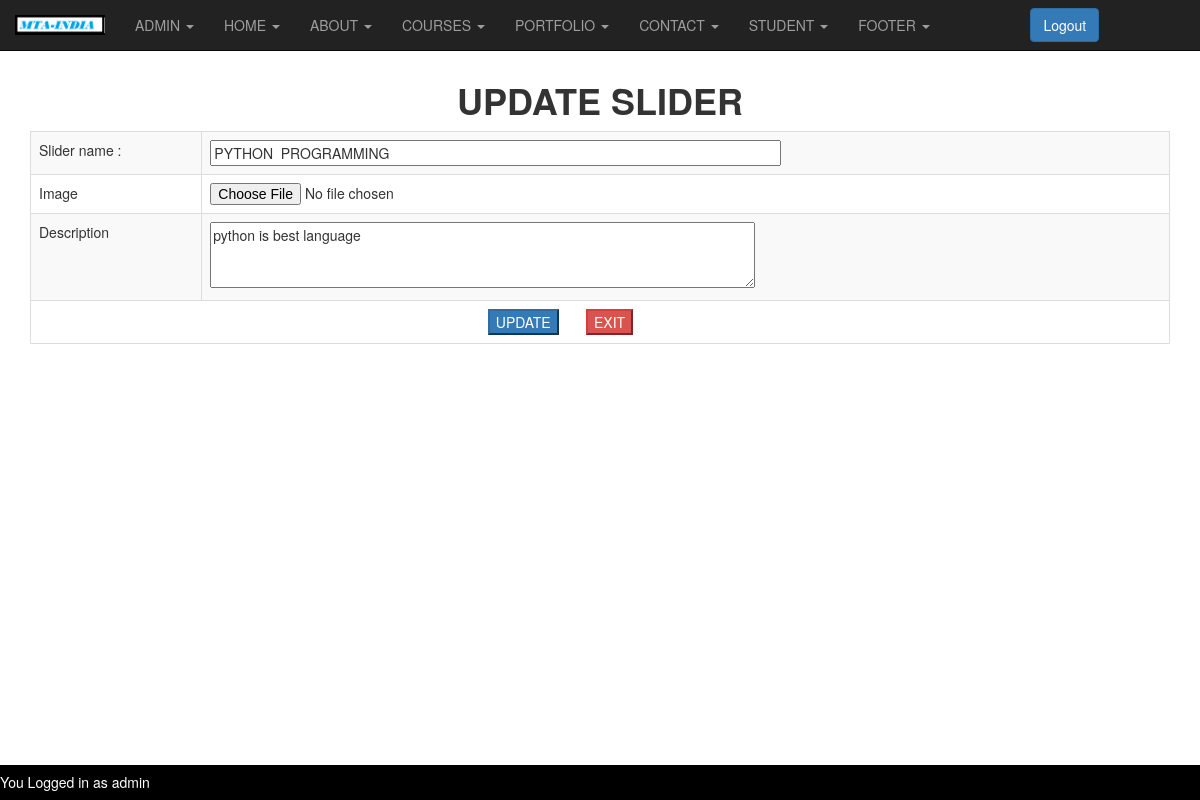
The app's page /updateaboutslider.php?ID=2 (signed in) with its own data.
### tables this page shows
CREATE TABLE IF NOT EXISTS `aboutslider` (
  `id` int NOT NULL AUTO_INCREMENT,
  `name` varchar(70) NOT NULL,
  `image` varchar(80) NOT NULL,
  `description` varchar(500) NOT NULL,
  PRIMARY KEY (`id`)
);

### updateaboutslider.php (the view, shortened to what this page needs)
<?php
if(isset($_SESSION['username']) && isset($_SESSION['password']))
{
?>
<!DOCTYPE html>
<html>
<head>
  <link rel="stylesheet" href="https://maxcdn.bootstrapcdn.com/bootstrap/3.4.1/css/bootstrap.min.css">
</head>
<body>
	<center>
    <?php include('adminheader.php');
    $id= $_GET['ID'];
    include('config.php');
    $execute = "SELECT * FROM `aboutslider` WHERE id=".$id;
        $row = @mysqli_query($link,$execute) or die("<br>query could not executed");
    ?>
	<br>
	<br>
    <br>
    <?php
        $column = mysqli_fetch_row($row);
    ?>
	<h1><b>UPDATE SLIDER</b></h1>
	<div class="container">
	<form method="post"  enctype="multipart/form-data">
		<table class="table table-responsive table-bordered table-striped" >
			<tr>
				<td> Slider name :</td>
				<td><input style="width:60%" type="text" name="bannername" value="<?php echo $column[1]; ?>"></td>
			</tr>
			<tr>
			<td> Image</td>
				<td ><input type="file" name="myfile"  ></td>
			</tr>
			<tr>
				<td> Description </td>
				<td><textarea name="description" rows="3" cols="70" ><?php echo $column[3]; ?></textarea></td>
			</tr>
			<tr>
			<td colspan=2 ><input style="margin-left:40%;" type="submit" class="btn-primary" name="sub" value="UPDATE">&nbsp &nbsp &nbsp &nbsp<a href="adminaboutslider.php"><input  type="button" class="btn-danger" value="EXIT"></a></td>
			</tr>
		</table>
	</form>
	</div>
</center>
<?php
}
else{
	header("location:admin.php");
}
?>
<br>
       <div class="footer">
     <h5 style="float:left;color:white;">You Logged in as <?php echo $_SESSION['username'];?></h5>
</div>
</body>
</html>

### updateaboutslider.php (style rules this page uses)
.footer { position:fixed; left: 0; bottom: 0; width: 100%; background-color: black; color: white; text-align: center; }

### records on screen
aboutslider: bannername "PYTHON PROGRAMMING", description "python is best language"

### other values on screen
$_SESSION['username'] "admin"
